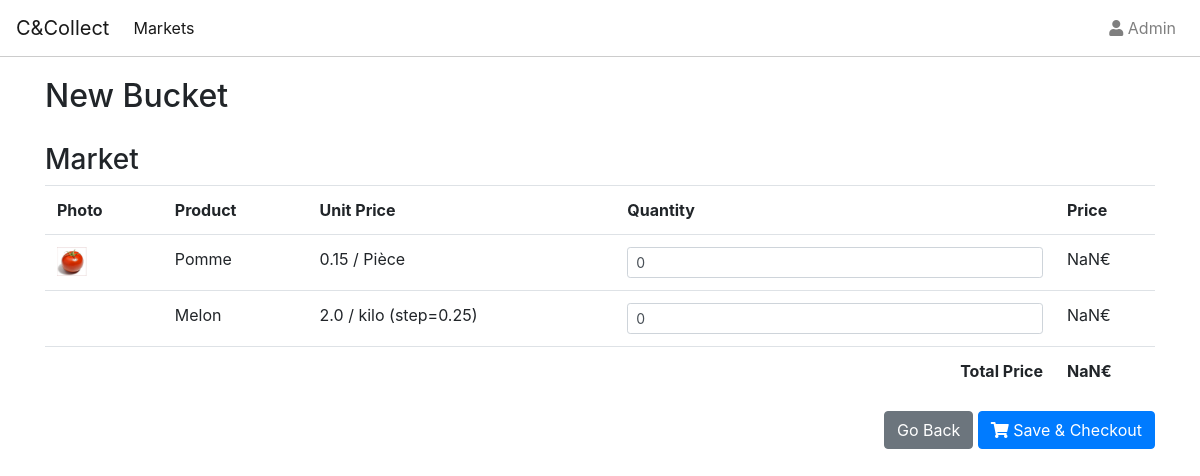
Screenshot of /1/item/ with the database file from the repository.
### stock/models.py (models this page shows, shortened)
class Product(models.Model):
    name = models.CharField(max_length=200)
    image = models.ImageField(upload_to="images/", null=True, blank=True)
    quantity = models.IntegerField(default=0)
    price = models.FloatField(default=0)
    unit = models.IntegerField(choices=TYPE_CHOICES, default=1)

### bucket/views.py (the view, shortened to what this page needs)
# urls.py: path('<int:market_pk>/item/', BucketItemFormView.as_view(),name="item_create"),
class BucketItemFormView(FormView):
    template_name = "bucket/bucketitem_form.html"
    form_class = formset_factory(BucketItemForm,extra=0)
    success_url = "/checkout/"
    def get_initial(self):
        market_pk = self.kwargs.get('market_pk')
        cart = Cart(self.request.session)
        market_cart = cart.get_market(market_pk)
        initial = market_cart["products"]
        return initial

### bucket/cart.py (called while the page is built)
    def get_market(self,market_pk):
        if self.cart.get(str(market_pk)) is None:
            market = Market.objects.get(pk=market_pk)
            products = []
            for item in Item.objects.filter(market=market):
                products.append({'product_pk':item.product.pk,'quantity':0})
            data = {"name": market.name,"products":products,"total_price": 0}
        else:
            data = self.cart[str(market_pk)]
        return data

### templates/bucket/bucketitem_form.html (shortened to what this page needs)
{% extends 'base.html' %}
{% load crispy_forms_tags %}
{% block content %}
<h2>New Bucket</h2>
<h3>Market {{market}}</h3>
<form method="post">
    <table class="table">
        <tr>
            <th>Photo</th>
            <th>Product</th>
            <th>Unit Price</th>
            <th>Quantity</th>
            <th class="col_price">Price</th>
        </tr>
        {% for form_item in form %}
        <tr class="product_row">
            <td>{% if form_item.instance.image%}<img src="{{form_item.instance.image.url}}" class="image_thumb"/>{% endif %}</td>
            <td>{{form_item.instance.name}}</td>
            <td class="price">{{form_item.instance.price }} / {{form_item.instance.get_unit_display }}</td>
            <td >{{form_item.product_pk}} {{ form_item.quantity }} </td>
            <td class="total_price euro_price">0</td>
        </tr>
        {% endfor %}
        <tr>
            <th colspan="4" class='text-right'>Total Price</th>
            <th id="total" class="euro_price">0</th>
        </tr>
    </table>
    <div class="float-right">
        <a href="{% url 'market_list' %}" class="btn btn-secondary">Go Back</a>
        <button type="submit" class="btn btn-primary"><i class="fas fa-shopping-cart"></i> Save & Checkout</button>
    </div>
</form>
{% endblock %}

### static/css/style.css (style rules this page uses)
h2 { padding-bottom: 20px; }
.image_thumb { width: 30px; }
.col_price { width: 100px; }
.euro_price::after { content: "\20AC "; }

### rows the page displays
Product: instance.image (picture), instance.name "Pomme", instance.price "0.15", instance.unit "Pièce"
Product: instance.name "Melon", instance.price "2.0", instance.unit "kilo (step=0.25)"
